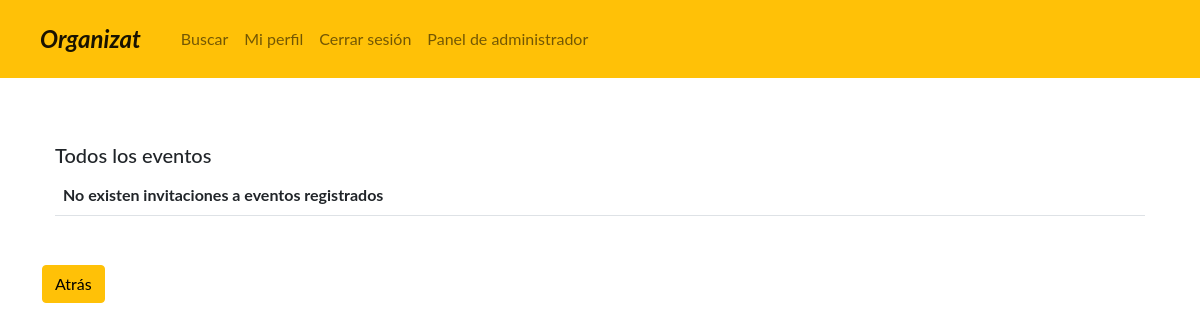
Page /profile/events/ (signed in) on the earlier database version.
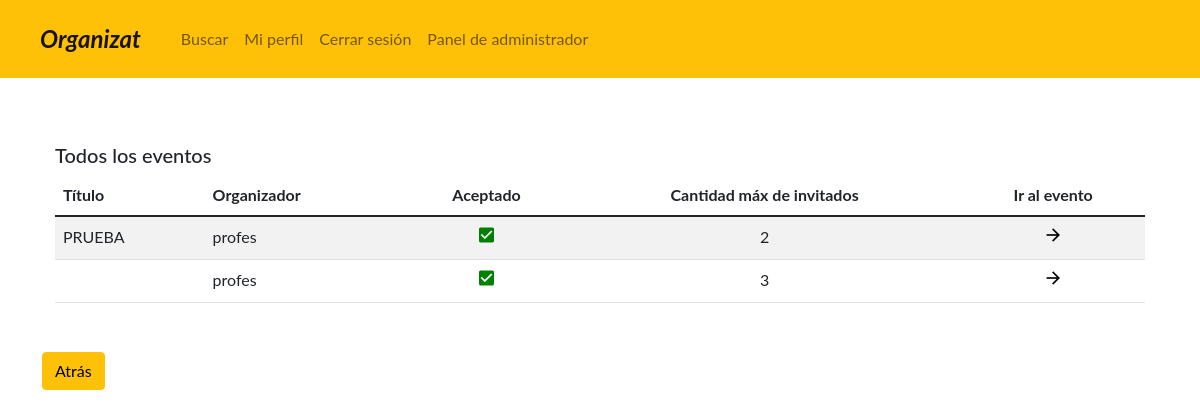
Same page on the later database version.
### administrador/models.py (models this page shows, shortened)
class Invitation(models.Model):
    user = models.ForeignKey(User, on_delete=models.CASCADE, verbose_name="Integrate")
    event = models.ForeignKey(Event, on_delete=models.CASCADE, verbose_name="Evento")
    accepted_event = models.BooleanField(default=False, verbose_name="Aceptado")
    class Meta:
        verbose_name = 'Invitacion'
        verbose_name_plural = 'Invitaciones'

class Event(models.Model):
    name = models.CharField(max_length=40, blank=True, null=False, verbose_name='Nombre')
    owner = models.ForeignKey(User, on_delete=models.CASCADE, verbose_name="Organizador")
    description = models.TextField(max_length=255, blank=True, null=False, verbose_name='Descripcion')
    date_event_start = models.DateTimeField(default=datetime.today(), verbose_name='Fecha de alta del evento')
    date_event_end = models.DateTimeField(default=datetime.today(), verbose_name='Fecha de baja del evento')
    location = models.CharField(max_length=255, blank=True, null=False, verbose_name='Ubicación')
    event_link = models.URLField(max_length=200, verbose_name='Link')
    state = models.CharField(max_length=10, choices=STATES_EVENTO, verbose_name='Estado', null=True)
    max_guests = models.IntegerField(verbose_name='Capacidad máxima de invitados')
    visibility = models.CharField(max_length=14, choices=VISIBILITIES, verbose_name='Visibilidad')
    class Meta:
        verbose_name = 'Evento'
        verbose_name_plural = 'Eventos'

### administrador/views.py (the view)
def event_listing(request):
    event_list = Invitation.objects.filter(user_id=request.user.id)
    paginator = Paginator(event_list, 1)
    page_number = request.GET.get('page')
    page_obj = paginator.get_page(page_number)
    return render(request, 'invitations-by-profile.html', {'page_obj': page_obj,
                                                            'invitations': paginator.object_list})

### templates/invitations-by-profile.html
{% extends 'base.html' %}
{% block content %}
<div class="container py-3 my-3">
    <div class="container border border-white py-3 my-3">
            <p class="h5">Todos los eventos</p>
            <div class="table-responsive table-wrapper-scroll-y my-custom-scrollbar">
                <table class="table table-striped table-hover">
                    {% if invitations %}
                    <thead>
                    <tr>
                        <th>Título</th>
                        <th>Organizador</th>
                        <th class="text-center">Aceptado</th>
                        <th class="text-center">Cantidad máx de invitados</th>
                        <th class="text-center">Ir al evento</th>
                    </tr>
                    </thead>
                    <tbody>
                    {% for invitation in invitations %}
                        <tr>
                            <td>{{invitation.event.name}}</td>
                            <td>{{invitation.user.username}}</td>
                            {% if invitation.accepted_event %}
                                <td class="text-center">
                                    <a class="text-decoration-none text-black" href="{% url 'event_down' request.user.id invitation.event.event_link %}">
                                        <i class="material-icons" style="font-size:20px;color:green">check_box</i>
                                    </a>
                                </td>
                            {% else %}
                                <td class="text-center">
                                    <a class="text-decoration-none text-black" href="{% url 'event_up' request.user.id invitation.event.event_link %}">
                                        <i class="material-icons" style="font-size:20px;color:red">indeterminate_check_box</i>
                                    </a>
                                </td>
                            {% endif %}
                            <td class="text-center">{{invitation.event.max_guests}}</td>
                            <td class="text-center">
                                <a class="text-decoration-none text-black" href="{% url 'event' invitation.event.event_link %}">
                                    <i class="material-icons" style="font-size:20px">arrow_forward</i>
                                </a>
                            </td>
                        </tr>
                    {% endfor %}
                    </tbody>
                    {% else %}
                    <thead>
                        <tr>
                            <th>No existen invitaciones a eventos registrados</th>
                        </tr>
                    </thead>
                    {% endif %}
                </table>
            </div>
        </div>
    <a href="{% url 'profile' request.user.id %}">
           <button type="button" class="btn btn-warning">Atrás</button>
       </a>
</div>
{% endblock %}

Differences in the rows shown:
added Invitation: event.name "PRUEBA", user.username "profes", accepted_event True (drawn), event.max_guests "2"
added Invitation: user.username "profes", accepted_event True (drawn), event.max_guests "3"
Other differences:
text no longer shown: "No existen invitaciones a eventos registrados"
text now shown: "Título Organizador Aceptado Cantidad máx de invitados Ir al evento"
